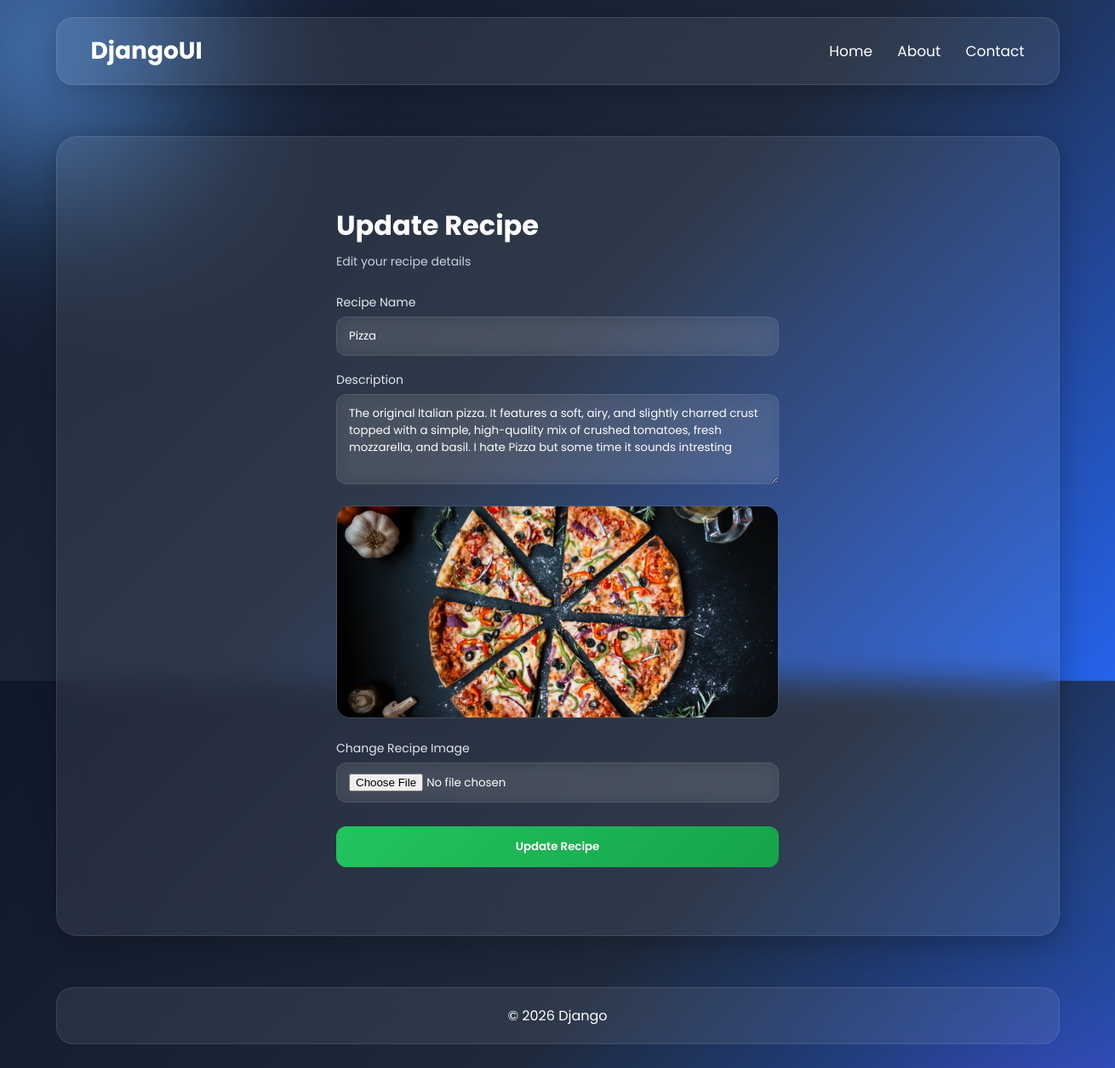
The app's page /update_receipe/1/ with its own data.
### vege/models.py (models this page shows)
class Recepie(models.Model):
    user = models.ForeignKey(
        User, on_delete=models.SET_NULL, null=True, blank=True)
    receipe_name = models.CharField(max_length=100)
    receipe_descrioption = models.TextField()
    receipe_img = models.ImageField(upload_to='media/receipe')

### vege/views.py (the view, shortened to what this page needs)
# urls.py: path('update_receipe/<int:id>/', update_receipe, name='update_receipe'),
def update_receipe(request, id):
    receipe = get_object_or_404(Recepie, id=id)
    context = {'receipe': receipe}
    return render(request, 'update_receipes.html', context)

### vege/templates/update_receipes.html (shortened to what this page needs)
{% extends 'base.html' %}
{% block content %}
<div class="form-wrapper">
  <h2 class="form-title">Update Recipe</h2>
  <p class="form-subtitle">Edit your recipe details</p>
  <form method="POST" enctype="multipart/form-data" class="recipe-form">
    <div class="form-group">
      <label>Recipe Name</label>
      <input
        type="text"
        name="receipe_name"
        value="{{ receipe.receipe_name }}"
        placeholder="e.g. Paneer Butter Masala"
        required
      />
    </div>
    <div class="form-group">
      <label>Description</label>
      <textarea
        name="receipe_descrioption"
        rows="4"
        placeholder="Describe your recipe..."
        required
      >{{ receipe.receipe_descrioption }}</textarea>
    </div>
    {% if receipe.receipe_img %}
    <div class="preview-image">
      <img src="{{ receipe.receipe_img.url }}" alt="recipe image" />
    </div>
    {% endif %}
    <div class="form-group">
      <label>Change Recipe Image</label>
      <input type="file" name="receipe_img" accept="image/*" />
    </div>
    <button type="submit" class="submit-btn">
      Update Recipe
    </button>
  </form>
</div>
{% endblock %}

### home/templates/base.html (style rules this page uses)
* { margin:0; padding:0; box-sizing:border-box; font-family:'Poppins', sans-serif; }
body { min-height:100vh; background: linear-gradient( 135deg, #0f172a, #1e293b, #2563eb ); overflow-x:hidden; color:white; }
body::before { content:''; position:absolute; width:300px; height:300px; background:#60a5fa; border-radius:50%; top:-100px; left:-100px; filter:blur(120px); }
body::after { content:''; position:absolute; width:300px; height:300px; background:#9333ea; border-radius:50%; bottom:-100px; right:-100px; filter:blur(120px); }
p { color:#dbeafe; line-height:1.8; font-size:18px; }

### vege/templates/update_receipes.html (style rules this page uses)
.form-wrapper { max-width: 600px; margin: auto; padding: 40px; }
.form-title { font-size: 32px; font-weight: 700; margin-bottom: 6px; color: white; }
.form-subtitle { color: #cbd5e1; margin-bottom: 25px; font-size: 14px; }
.recipe-form { display: flex; flex-direction: column; gap: 18px; }
.form-group label { font-size: 14px; margin-bottom: 6px; display: block; color: #e2e8f0; }
.form-group input, .form-group textarea { width: 100%; padding: 12px 14px; border-radius: 12px; border: 1px solid rgba(255, 255, 255, 0.1); background: rgba(255, 255, 255, 0.06); color: white; outline: none; backdrop-filter: blur(10px); transition: 0.3s; }
.preview-image img { width: 100%; height: 250px; object-fit: cover; border-radius: 16px; border: 1px solid rgba(255,255,255,0.1); }
.submit-btn { margin-top: 10px; padding: 14px; border: none; border-radius: 12px; background: linear-gradient(135deg, #22c55e, #16a34a); color: white; font-weight: 600; cursor: pointer; transition: 0.3s; }

### records on screen
Recepie: receipe_name "Pizza", receipe_descrioption "The original Italian pizza. It features a soft, airy, and slightly charred crust topped with a simple, high-quality mix of crushed tomatoes, fresh mozzarella, and basil. I hate Pizza but some time it sounds intresting", receipe_img (picture)
